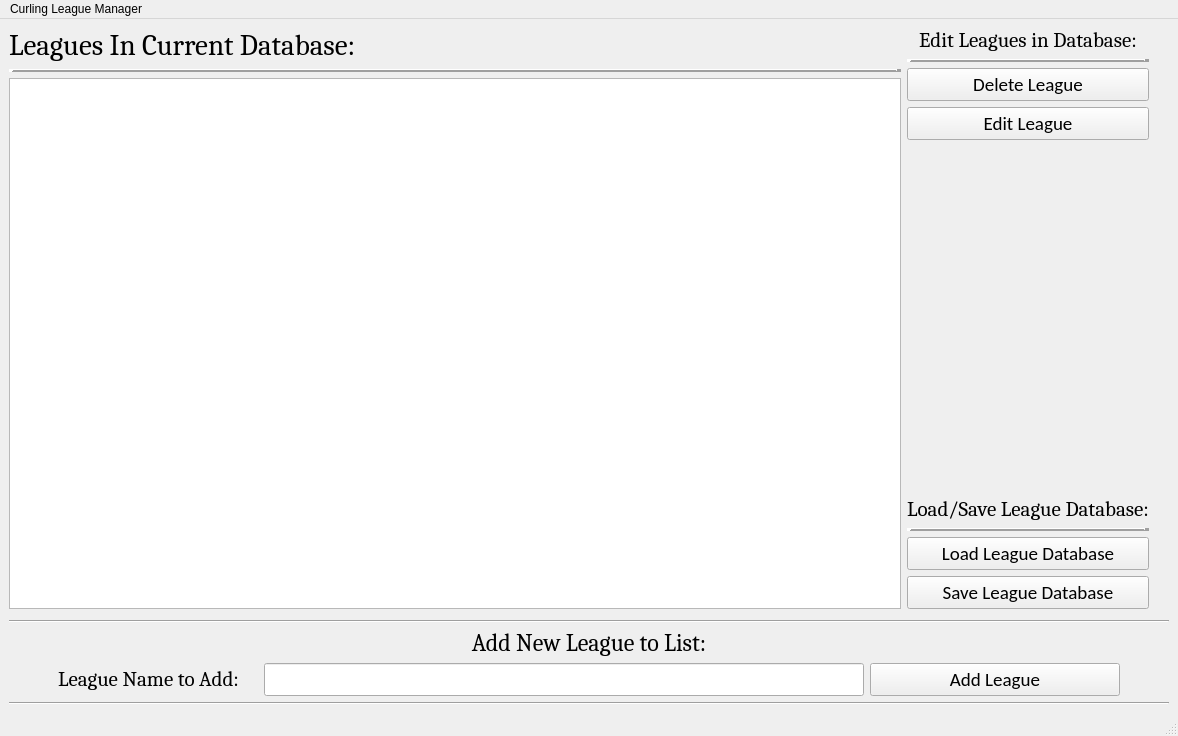
<?xml version="1.0" encoding="UTF-8"?>
<ui version="4.0">
 <class>MainWindow</class>
 <widget class="QMainWindow" name="MainWindow">
  <property name="geometry">
   <rect>
    <x>0</x>
    <y>0</y>
    <width>1178</width>
    <height>736</height>
   </rect>
  </property>
  <property name="windowTitle">
   <string>Curling League Manager</string>
  </property>
  <widget class="QWidget" name="centralwidget">
   <layout class="QVBoxLayout" name="verticalLayout_5">
    <item>
     <layout class="QHBoxLayout" name="horizontalLayout_2">
      <property name="leftMargin">
       <number>0</number>
      </property>
      <property name="rightMargin">
       <number>20</number>
      </property>
      <property name="bottomMargin">
       <number>5</number>
      </property>
      <item>
       <layout class="QVBoxLayout" name="verticalLayout_2">
        <item>
         <widget class="QLabel" name="list_title">
          <property name="font">
           <font>
            <family>Cambria</family>
            <pointsize>22</pointsize>
           </font>
          </property>
          <property name="text">
           <string>Leagues In Current Database:</string>
          </property>
         </widget>
        </item>
        <item>
         <widget class="Line" name="line_3">
          <property name="font">
           <font>
            <pointsize>12</pointsize>
           </font>
          </property>
          <property name="frameShadow">
           <enum>QFrame::Raised</enum>
          </property>
          <property name="lineWidth">
           <number>5</number>
          </property>
          <property name="orientation">
           <enum>Qt::Horizontal</enum>
          </property>
         </widget>
        </item>
        <item>
         <widget class="QListWidget" name="league_list">
          <property name="font">
           <font>
            <pointsize>14</pointsize>
           </font>
          </property>
         </widget>
        </item>
       </layout>
      </item>
      <item>
       <layout class="QVBoxLayout" name="verticalLayout">
        <item>
         <widget class="QLabel" name="label_3">
          <property name="font">
           <font>
            <family>Cambria</family>
            <pointsize>16</pointsize>
           </font>
          </property>
          <property name="text">
           <string>Edit Leagues in Database:</string>
          </property>
          <property name="alignment">
           <set>Qt::AlignCenter</set>
          </property>
         </widget>
        </item>
        <item>
         <widget class="Line" name="line">
          <property name="font">
           <font>
            <pointsize>12</pointsize>
           </font>
          </property>
          <property name="frameShadow">
           <enum>QFrame::Raised</enum>
          </property>
          <property name="lineWidth">
           <number>5</number>
          </property>
          <property name="orientation">
           <enum>Qt::Horizontal</enum>
          </property>
         </widget>
        </item>
        <item>
         <widget class="QPushButton" name="delete_league_button">
          <property name="font">
           <font>
            <family>Calibri</family>
            <pointsize>14</pointsize>
           </font>
          </property>
          <property name="text">
           <string>Delete League</string>
          </property>
         </widget>
        </item>
        <item>
         <widget class="QPushButton" name="edit_league_button">
          <property name="font">
           <font>
            <family>Calibri</family>
            <pointsize>14</pointsize>
           </font>
          </property>
          <property name="text">
           <string>Edit League</string>
          </property>
         </widget>
        </item>
        <item>
         <spacer name="verticalSpacer_2">
          <property name="orientation">
           <enum>Qt::Vertical</enum>
          </property>
          <property name="sizeHint" stdset="0">
           <size>
            <width>20</width>
            <height>40</height>
           </size>
          </property>
         </spacer>
        </item>
        <item>
         <widget class="QLabel" name="label_2">
          <property name="font">
           <font>
            <family>Cambria</family>
            <pointsize>16</pointsize>
           </font>
          </property>
          <property name="text">
           <string>Load/Save League Database:</string>
          </property>
          <property name="alignment">
           <set>Qt::AlignCenter</set>
          </property>
         </widget>
        </item>
        <item>
         <widget class="Line" name="line_2">
          <property name="font">
           <font>
            <pointsize>12</pointsize>
           </font>
          </property>
          <property name="frameShadow">
           <enum>QFrame::Raised</enum>
          </property>
          <property name="lineWidth">
           <number>5</number>
          </property>
          <property name="orientation">
           <enum>Qt::Horizontal</enum>
          </property>
         </widget>
        </item>
        <item>
         <widget class="QPushButton" name="load_database_button">
          <property name="font">
           <font>
            <family>Calibri</family>
            <pointsize>14</pointsize>
           </font>
          </property>
          <property name="text">
           <string>Load League Database</string>
          </property>
         </widget>
        </item>
        <item>
         <widget class="QPushButton" name="save_database_button">
          <property name="font">
           <font>
            <family>Calibri</family>
            <pointsize>14</pointsize>
           </font>
          </property>
          <property name="text">
           <string>Save League Database</string>
          </property>
         </widget>
        </item>
       </layout>
      </item>
     </layout>
    </item>
    <item>
     <layout class="QVBoxLayout" name="verticalLayout_4">
      <item>
       <widget class="Line" name="line_6">
        <property name="orientation">
         <enum>Qt::Horizontal</enum>
        </property>
       </widget>
      </item>
      <item>
       <layout class="QHBoxLayout" name="horizontalLayout_3">
        <item>
         <layout class="QVBoxLayout" name="verticalLayout_3">
          <item>
           <widget class="QLabel" name="list_title_2">
            <property name="font">
             <font>
              <family>Cambria</family>
              <pointsize>18</pointsize>
             </font>
            </property>
            <property name="text">
             <string>Add New League to List:</string>
            </property>
            <property name="alignment">
             <set>Qt::AlignCenter</set>
            </property>
           </widget>
          </item>
          <item>
           <layout class="QHBoxLayout" name="horizontalLayout">
            <property name="leftMargin">
             <number>15</number>
            </property>
            <property name="rightMargin">
             <number>15</number>
            </property>
            <item>
             <widget class="QLabel" name="label">
              <property name="maximumSize">
               <size>
                <width>200</width>
                <height>16777215</height>
               </size>
              </property>
              <property name="font">
               <font>
                <family>Cambria</family>
                <pointsize>16</pointsize>
               </font>
              </property>
              <property name="text">
               <string>League Name to Add:</string>
              </property>
              <property name="alignment">
               <set>Qt::AlignLeading|Qt::AlignLeft|Qt::AlignVCenter</set>
              </property>
             </widget>
            </item>
            <item>
             <widget class="QLineEdit" name="add_league_line_edit">
              <property name="maximumSize">
               <size>
                <width>600</width>
                <height>16777215</height>
               </size>
              </property>
              <property name="font">
               <font>
                <family>Calibri</family>
                <pointsize>14</pointsize>
               </font>
              </property>
             </widget>
            </item>
            <item>
             <widget class="QPushButton" name="add_league_button">
              <property name="maximumSize">
               <size>
                <width>250</width>
                <height>16777215</height>
               </size>
              </property>
              <property name="font">
               <font>
                <family>Calibri</family>
                <pointsize>14</pointsize>
               </font>
              </property>
              <property name="text">
               <string>Add League</string>
              </property>
             </widget>
            </item>
           </layout>
          </item>
         </layout>
        </item>
       </layout>
      </item>
      <item>
       <widget class="Line" name="line_7">
        <property name="orientation">
         <enum>Qt::Horizontal</enum>
        </property>
       </widget>
      </item>
     </layout>
    </item>
   </layout>
  </widget>
  <widget class="QStatusBar" name="statusbar"/>
  <widget class="QMenuBar" name="menubar">
   <property name="geometry">
    <rect>
     <x>0</x>
     <y>0</y>
     <width>1178</width>
     <height>21</height>
    </rect>
   </property>
   <widget class="QMenu" name="menuCurling_League_Manager">
    <property name="title">
     <string>Curling League Manager</string>
    </property>
   </widget>
   <addaction name="menuCurling_League_Manager"/>
  </widget>
 </widget>
 <resources/>
 <connections/>
</ui>
